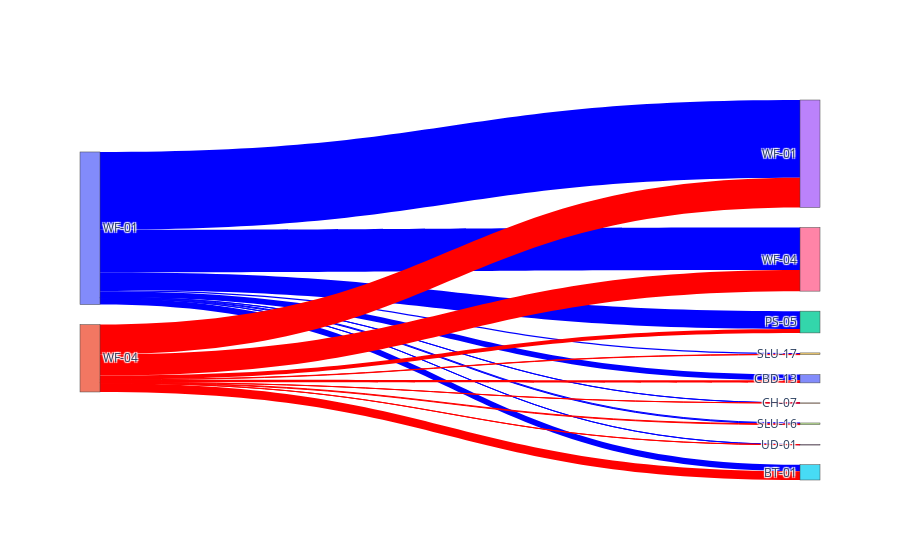

Notebook cell for this chart:
### Code cell
link = dict(source = source, target = target, value = value, color=link_color)
data = go.Sankey(link = link, node = dict( label = ['WF-01', 'WF-04',*wf01_data.index.to_list()]))

fig = go.Figure(data)

fig.show()

### Figure 1 — Plotly figure (JSON) as saved in the notebook; plotly's stock layout.template omitted (floating-point values rounded to 4 significant figures)
{"data": [{"link": {"color": ["blue", "blue", "blue", "blue", "blue", "blue", "blue", "blue", "blue", "red", "red", "red", "red", "red", "red", "red", "red", "red"], "source": [0, 0, 0, 0, 0, 0, 0, 0, 0, 1, 1, 1, 1, 1, 1, 1, 1, 1], "target": [2, 3, 4, 5, 6, 7, 8, 9, 10, 2, 3, 4, 5, 6, 7, 8, 9, 10], "value": [962, 4209, 3, 347, 2291, 52, 4, 75, 310, 215, 1605, 2, 478, 1150, 36, 4, 17, 137]}, "node": {"label": ["WF-01", "WF-04", "PS-05", "WF-01", "CH-07", "BT-01", "WF-04", "SLU-16", "UD-01", "SLU-17", "CBD-13"]}, "type": "sankey"}], "layout": {}}
